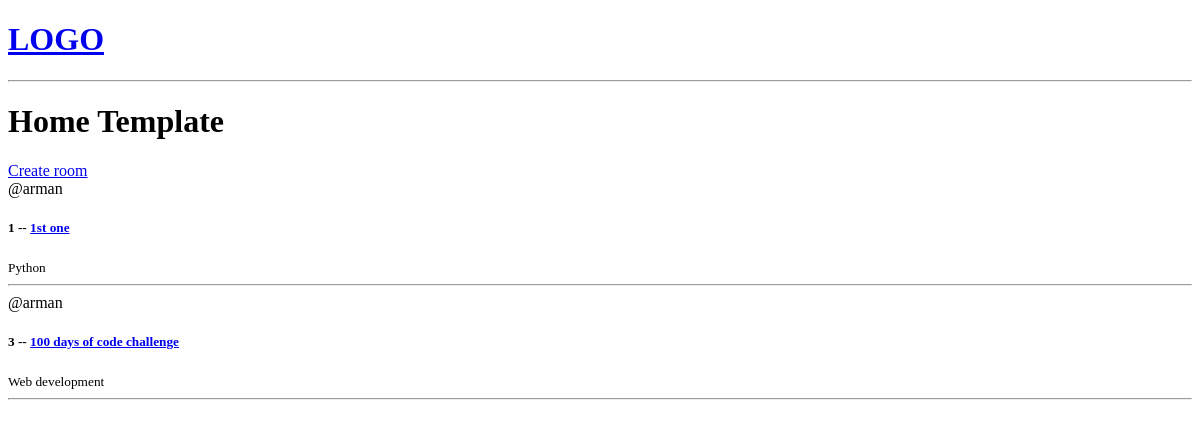
/, run on an earlier commit of the app's database.
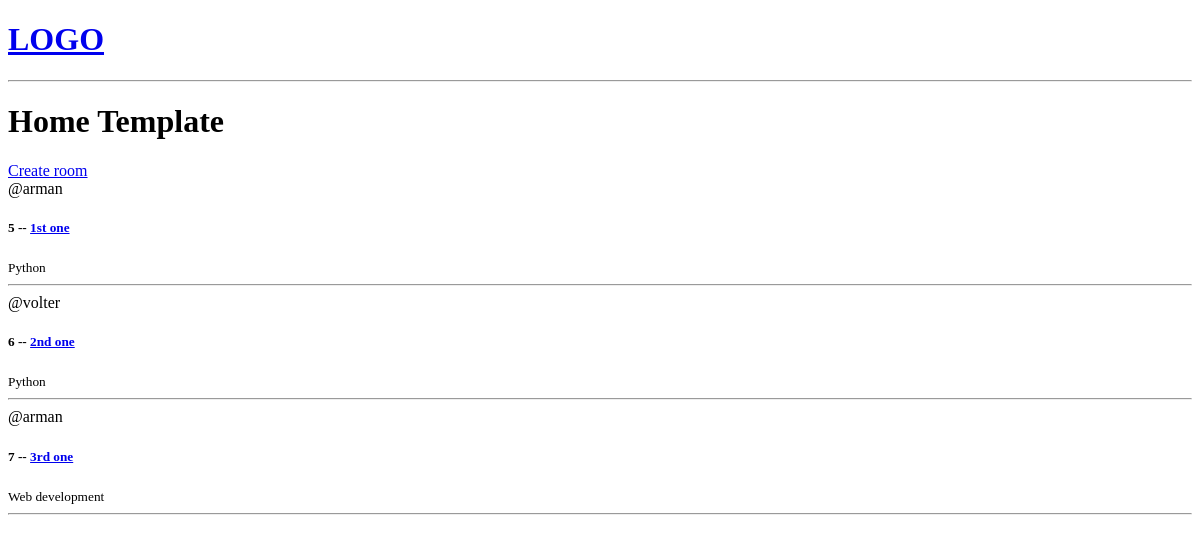
And on a later commit of the database.
### base/models.py (models this page shows, shortened)
class Room(models.Model):
    host = models.ForeignKey(User, on_delete = models.SET_NULL, null = True)
    topic = models.ForeignKey(Topic, on_delete = models.SET_NULL, null = True)
    name = models.CharField( max_length=50)
    description = models.TextField(null = True, blank = True)
    updated = models.DateTimeField(auto_now = True)
    created = models.DateTimeField(auto_now_add = True)

class Topic(models.Model):
    name = models.CharField(max_length = 200)

### base/views.py (the view)
# urls.py: path('', views.home, name="home"),
def home(request):
    rooms = Room.objects.all()
    context = {'rooms':rooms}
    return render(request, 'base/home.html', context)

### base/templates/base/home.html
{% extends "main.html" %}
{% block content %}
<h1>Home Template</h1>
<div>
    <a href = "{% url 'create-room' %}"> Create room </a>
    <div>
        {% for room in rooms %}
            <div>
                <span> @{{room.host.username}} </span>
                <h5>{{ room.id }} -- <a href = "{% url 'room' room.id %}">{{ room.name }}</h5></a>
                <small> {{room.topic.name}} </small>
                <hr>
            </div>
        {% endfor %}
    </div>
</div>
{% endblock  %}

### templates/main.html (shortened to what this page needs)
<!DOCTYPE html>
<html>
<head>
</head>
<body>
    {% include "navbar.html" %}
    {% block content %}
    {% endblock content %}
</body>
</html>

### templates/navbar.html
<a href='/'>
    <h1> LOGO </h1>
</a>
<hr>

What changed in the data, as far as the page shows it:
removed Room: host.username "arman", id "1", name "1st one", topic.name "Python"
removed Room: host.username "arman", id "3", name "100 days of code challenge", topic.name "Web development"
added Room: host.username "arman", id "5", name "1st one", topic.name "Python"
added Room: host.username "volter", id "6", name "2nd one", topic.name "Python"
added Room: host.username "arman", id "7", name "3rd one", topic.name "Web development"
